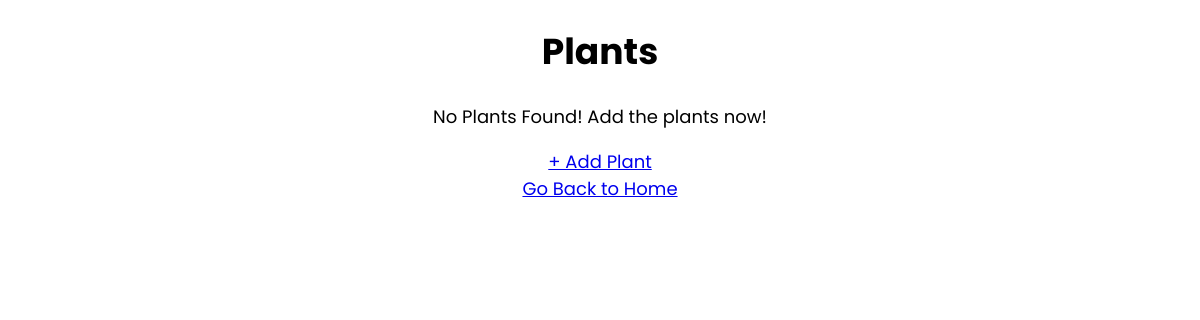
/plant, run on an earlier commit of the app's database.
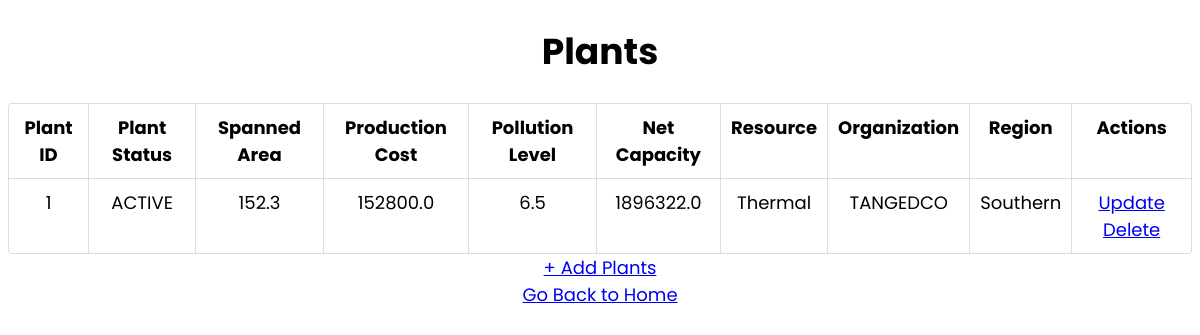
And on a later commit of the database.
### app.py (models this page shows)
class Plants(db.Model):
    __tablename__ = "plant"
    plant_id = db.Column(db.Integer, autoincrement = True, primary_key = True, unique = True, nullable = False)
    plant_status = db.Column(db.String, nullable = False)
    spanned_area = db.Column(db.Float, nullable = False)
    production_cost = db.Column(db.Float, nullable = False)
    pollution_level = db.Column(db.Float, nullable = False)
    net_capacity = db.Column(db.Float, nullable = False)
    resource_id = db.Column(db.Integer, db.ForeignKey("resources.resource_id"), nullable = False)
    region_id = db.Column(db.Integer, db.ForeignKey("region.region_id"), nullable = False)
    org_id = db.Column(db.Integer, db.ForeignKey("organization.org_id"), nullable = False)

class Resource(db.Model):
    __tablename__ = "resources"
    resource_id = db.Column(db.Integer, autoincrement = True, primary_key = True, unique = True, nullable = False)
    resource_type = db.Column(db.String, nullable = False, unique = True)
    resource_left = db.Column(db.Float, nullable = False)

class Organizations(db.Model):
    __tablename__ = "organization"
    org_id = db.Column(db.Integer, autoincrement = True, primary_key = True, unique = True, nullable = False)
    org_name = db.Column(db.String, nullable = False, unique = True)
    state_id = db.Column(db.Integer, db.ForeignKey("states.state_id"), nullable = False)
    sector_id = db.Column(db.Integer, db.ForeignKey("sector.sector_id"), nullable = False)

class Region(db.Model):
    __tablename__ = "region"
    region_id = db.Column(db.Integer, primary_key = True, nullable = False, unique = True, autoincrement = True)
    region_name = db.Column(db.String, nullable = False, unique = True)
    death_count = db.Column(db.Integer, nullable = False)
    allowed_pollution_level = db.Column(db.Float, nullable = False)

### app.py (the view)
@app.route("/plant", methods = ["GET", "POST"])
def view_plant():
    plant_list = Plants.query.all()
    plant_data = []
    for plant in plant_list:
        data = {
            "plant_id": plant.plant_id,
            "plant_status": plant.plant_status,
            "spanned_area": plant.spanned_area,
            "production_cost": plant.production_cost,
            "pollution_level": plant.pollution_level,
            "net_capacity": plant.net_capacity,
            "resource": Resource.query.get(plant.resource_id),
            "org": Organizations.query.get(plant.org_id),
            "region": Region.query.get(plant.region_id)
        }
        plant_data.append(data)
    return render_template(
        "view_plant.html",
        plant_data = plant_data
    )

### templates/view_plant.html (shortened to what this page needs)
<!DOCTYPE html>
<html lang="en">
  <head>
    <link rel="stylesheet" href="../static/assets/view.css">
  </head>
  <body>
    <h1 style="text-align: center">Plants</h1>
    {% if plant_data | length == 0 %}
        <p>No Plants Found! Add the plants now!</p>
        <a href="/plant/create" type="button">+ Add Plant</a>
    {% else %}
    <table id="plant-detail">
      <thead>
        <th>Plant ID</th>
        <th>Plant Status</th>
        <th>Spanned Area</th>
        <th>Production Cost</th>
        <th>Pollution Level</th>
        <th>Net Capacity</th>
        <th>Resource</th>
        <th>Organization</th>
        <th>Region</th>
        <th>Actions</th>
      </thead>
      {% for plant in plant_data %}
      <tr>
        <td>{{plant["plant_id"]}}</td>
        <td>{{plant["plant_status"]}}</td>
        <td>{{plant["spanned_area"]}}</td>
        <td>{{plant["production_cost"]}}</td>
        <td>{{plant["pollution_level"]}}</td>
        <td>{{plant["net_capacity"]}}</td>
        <td>{{(plant["resource"]).resource_type}}</td>
        <td>{{(plant["org"]).org_name}}</td>
        <td>{{(plant["region"]).region_name}}</td>
        <td>
            <a href="/plant/{{plant['plant_id']}}/update" type="button">Update</a>
            <a href="/plant/{{plant['plant_id']}}/delete" type="button">Delete</a>
        </td>
      </tr>
      {% endfor %}
    </table>
    <a href="/plant/create" type="button">+ Add Plants</a>
    {% endif %}
    <br>
    <a href="/">Go Back to Home</a>
  </body>
</html>

### static/assets/view.css (style rules this page uses)
body { font-family: 'Poppins', sans-serif; text-align: center; font-size: large; }
table { width: fit-content; border: 1px solid #ddd; border-collapse: separate; border-left: 0; border-radius: 4px; border-spacing: 0px; margin-left: auto; margin-right: auto; }
thead { display: table-header-group; vertical-align: middle; border-color: inherit; border-collapse: separate; text-align: center; padding: 10px; }
tr { display: table-row; vertical-align: inherit; border-color: inherit; text-align: center; padding: 10px; }
th, td { padding: 5px 4px 6px 4px; text-align: center; vertical-align: top; border-left: 1px solid #ddd; padding: 10px; }
td { border-top: 1px solid #ddd; }
thead:first-child tr:first-child th:first-child, tbody:first-child tr:first-child td:first-child { border-radius: 4px 0 0 0; }
thead:last-child tr:last-child th:first-child, tbody:last-child tr:last-child td:first-child { border-radius: 0 0 0 4px; }

What changed in the data, as far as the page shows it:
added Plants: plant_id "1", plant_status "ACTIVE", spanned_area "152.3", production_cost "152800.0", pollution_level "6.5", net_capacity "1896322.0"
now on this page (row unchanged): Resource: resource_type "Thermal"
now on this page (row unchanged): Organizations: org_name "TANGEDCO"
now on this page (row unchanged): Region: region_name "Southern"
Also different on the page:
text no longer shown: "No Plants Found! Add the plants now! + Add Plant"
text now shown: "Plant ID Plant Status Spanned Area Production Cost Pollution Level Net Capacity Resource Organization Region Actions + Add Plants"
